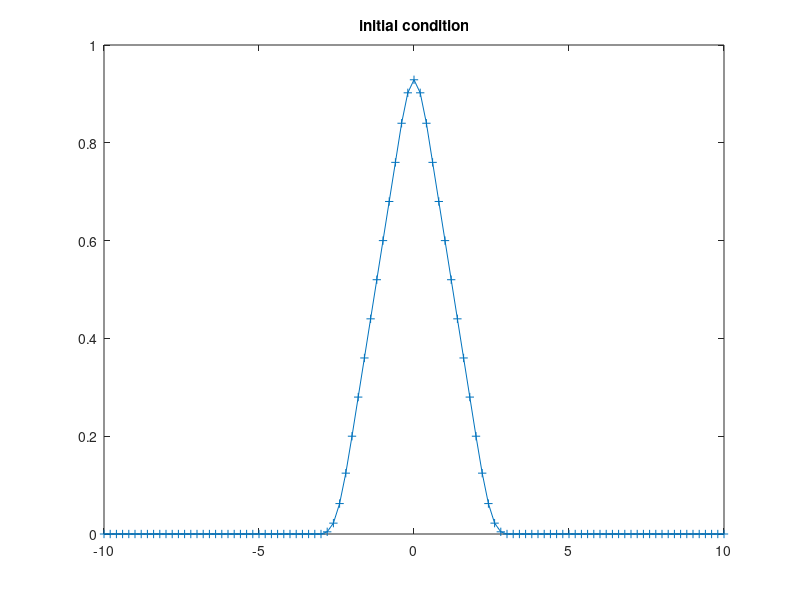

Write the MATLAB code that produced this figure. (Note: this script raises an error after producing the figure.)
% script to test the different advection schemes, for a 1D problem
% YQW, 11 October 2022

clear all;
addpath('../src/');

%% options to change

D   = 10;     % domain size
N   = 101;     % number of grid cells
cfl = 0.4;    % courant flow number limiter

% constant velocities (can try both + and - velocities)
u0 = 1;

% initial condition type. options: {'square', 'gaussian'}
ftype = 'triangle';

% advection scheme 
% options: {'centr', 'upwd1', 'quick', 'fromm', 'weno3', 'weno5', 'tvdim'}
schm  = {'centr', 'upwd1', 'quick', 'fromm', 'weno3', 'weno5', 'tvdim'};

%% initialize fields

Nschm = length(schm);

% space vectors
x   = linspace(-D,D,N)';
dx  = x(2) - x(1);

% velocity field - have to assign w 
u    = u0*ones(N+1,1);   
w    =  0*ones(N  ,2); 
vmax = max(abs([u(:);w(:)]));

% time step
dt   = 0.5*cfl*dx/vmax;

% dimensions and BCs corresponding to z, x
dim = [2,1];
BC  = {'periodic','periodic'};

% initialize field
f0 = zeros(size(x));
switch ftype
    case 'square'
        f0(x>-D/4 & x<D/4,:) = 1;
    case 'triangle'
        f0(x>-D/4 & x<0  ,:) =  1 + x(x>-D/4 & x<0  ,:)/(D/4);       % triangular wave
        f0(x>=0   & x<D/4,:) =  1 - x(x>=0   & x<D/4,:)/(D/4);  % triangular wave
end
f0   = movmean(movmean(f0,3),3);      % smooth

%% plot initial condition

figure; 
plot(x, f0, '+-'); 
title('initial condition');


%% run advection

fmat = repmat(f0, 1, 1, Nschm);

f1 = figure; 
Nrow = floor(sqrt(Nschm));
Ncol = ceil(Nschm/Nrow);

set(gcf,'Position',[200,500,Ncol*300,Nrow*200]);
tiledlayout(Nrow,Ncol,'TileSpacing','compact','Padding','compact');

% plot initial condition
for si = 1:Nschm
    nexttile(si); 
    plot(x, f0, ':'); 
    ylim([-0.2,1.2]); 
    title(schm{si});
end

t    = 0;
step = 0;

while t < (2*D+dx)/vmax
    t    = t + dt;
    step = step + 1;
      
    for si = 1:Nschm
        % loop through the different schemes
        fmat(:,:,si) = rk4(@(f) -1*advect(f,u,w,dx,{schm{si},''},dim,BC), fmat(:,:,si), dt);
    end
    
    % plot
    if mod(step,10)==0 || (t > (2*D+dx)/vmax)
        figure(f1);
        for si = 1:Nschm
            nexttile(si); 
            plot(x, f0, ':', x, fmat(:,:,si)); 
            ylim([-0.2,1.2]); 
            title(schm{si});
        end
        drawnow;
    end
end

%% time these different methods

fup = f0; fcd  = f0; fqk  = f0; ffm  = f0; fwn = f0; ftv = f0;
Niter = 10000;

tup = evaltime(@(f) -1*advect(f, u, w, dx, {'upwd1',''}, dim, BC), f0, dt, Niter);
tcd = evaltime(@(f) -1*advect(f, u, w, dx, {'centr',''}, dim, BC), f0, dt, Niter);
tqk = evaltime(@(f) -1*advect(f, u, w, dx, {'quick',''}, dim, BC), f0, dt, Niter);
tfm = evaltime(@(f) -1*advect(f, u, w, dx, {'fromm',''}, dim, BC), f0, dt, Niter);
tw3 = evaltime(@(f) -1*advect(f, u, w, dx, {'weno3',''}, dim, BC), f0, dt, Niter);
tw5 = evaltime(@(f) -1*advect(f, u, w, dx, {'weno5',''}, dim, BC), f0, dt, Niter);
ttv = evaltime(@(f) -1*advect(f, u, w, dx, {'tvdim',''}, dim, BC), f0, dt, Niter);

fprintf('\n\n time taken [seconds] by advection schemes (Niter = %d)\n\n', Niter);
fprintf('\t upwind  \t %.4f\n', tup); 
fprintf('\t central \t %.4f\n', tcd); 
fprintf('\t quick   \t %.4f\n', tqk); 
fprintf('\t fromm   \t %.4f\n', tfm); 
fprintf('\t weno3   \t %.4f\n', tw3); 
fprintf('\t weno5   \t %.4f\n', tw5); 
fprintf('\t tvdim   \t %.4f\n', ttv); 
fprintf('\n\n\n');

%% functions

function [tout] = evaltime (xfunc, f, dt, Nstep)

tic
for i = 1:Nstep
    f = rk4(xfunc, f, dt);
end
tout = toc;

end

function [f] = rk4 (xfunc, f, dt)
% runge kutta forward integration in time
k1 = xfunc(f);
k2 = xfunc(f + dt*k1/2);
k3 = xfunc(f + dt*k2/2);
k4 = xfunc(f + dt*k3);
f  = f + 1/6*dt*(k1 + 2*k2 + 2*k3 + k4);
end
